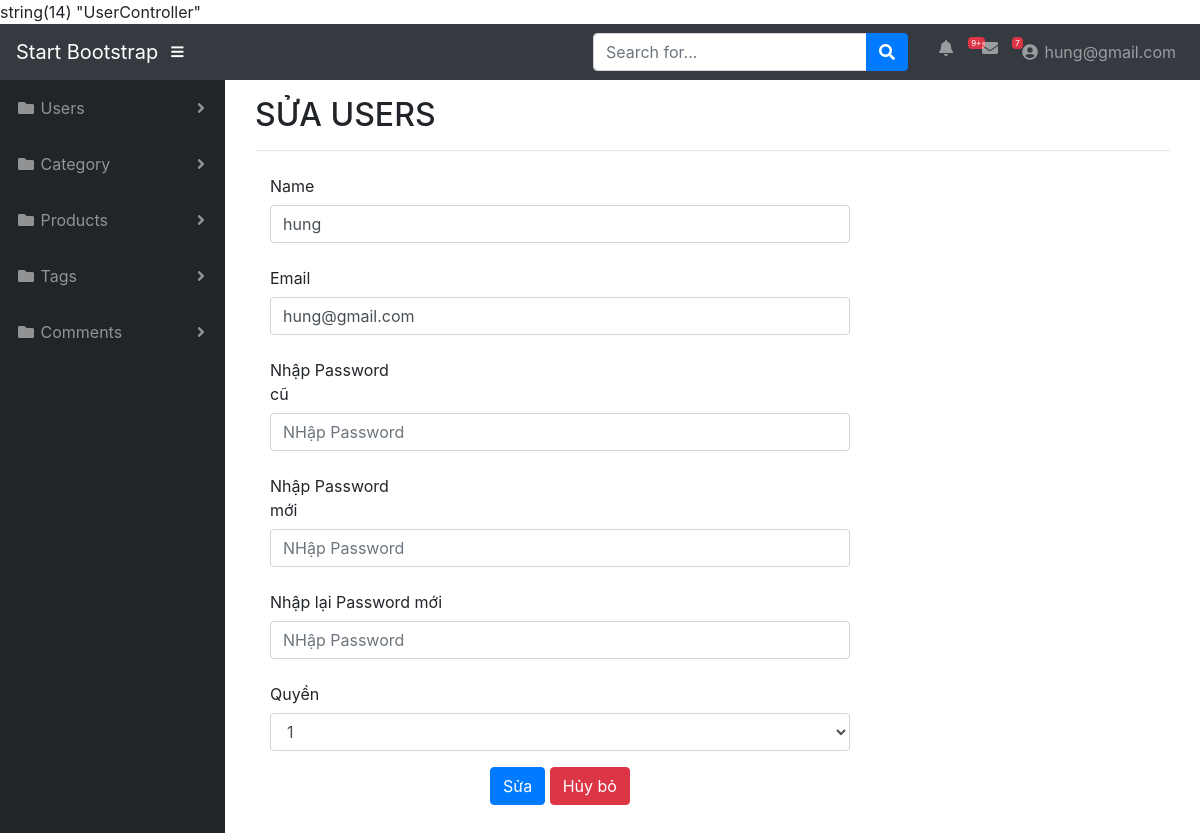
The page /index?controllers=User&action=edit&id=1 (signed in) on the database its author committed.
### tables this page shows
CREATE TABLE IF NOT EXISTS `users` (
  `id` int(11) NOT NULL AUTO_INCREMENT,
  `name` varchar(50) NOT NULL,
  `email` varchar(50) NOT NULL,
  `password` varchar(50) NOT NULL,
  `level` int(11) NOT NULL,
  `created_at` timestamp NOT NULL DEFAULT CURRENT_TIMESTAMP,
  `updated_at` timestamp NOT NULL DEFAULT CURRENT_TIMESTAMP,
  PRIMARY KEY (`id`)
);

### controllers/UserController.php (called while the page is built, shortened)
<?php
require_once 'models/UserModel.php';
class UserController{
	public function edit() {
		$id = $_GET['id'];
		$UserModel = new UserModel();
		$user = $UserModel->getuserById($id);
		require_once 'views/admin/user/edit.php';
	}
}

### index.php (called while the page is built, shortened)
<?php
include 'Helpers/loadFile.php';
?>

### config/db.php (called while the page is built, shortened)
<?php
class Database{
    private static $dns='mysql:host=localhost;dbname=mvc_project2;charset=utf8';
    private static $username='root';
    private static $password='';
    public $conn = ' ';
    public function connect()
    {
        try {
            $this->conn = new PDO(self::$dns,self::$username,self::$password);
        } catch (PDOException $e) {
            echo "KẾt nối thất bại: " . $e->getMessage();
        }
        return $this->conn;
    }
}
?>

### models/UserModel.php (called while the page is built, shortened)
<?php
require_once 'config/db.php';
class UserModel extends Database{
	public function getUserById($id) {
		$querySelect = $this->conn->prepare("SELECT * FROM users WHERE id=:id");
		$querySelect ->bindParam(':id',$id);
		$querySelect ->execute();
		$user = $querySelect->fetchAll(PDO::FETCH_ASSOC);
		return $user[0];
	}
}
?>

### views/admin/user/edit.php (the view, shortened to what this page needs)
<?php
include 'views/admin/layout/header.php';
?>
<div id="wrapper">
	<?php
	include 'views/admin/layout/sidebar.php';
	?>
	<div id="content-wrapper">
		<div class="container">
			<div class="col-sm-12">
				<h2 class="">SỬA USERS</h2>
				<hr>
				<form method="post" class="form-horizontal">
					<div class="form-group ">
						<label for="example-text-input" class="col-sm-2 col-form-label">Name</label>
						<div class="col-sm-8">
							<input class="form-control" type="text" value="<?php echo $user['name']; ?>" id="example-text-input" name="name" placeholder="NHập Tên usres">
						</div>
					</div>
					<div class="form-group ">
						<label for="example-text-input" class="col-sm-2 col-form-label">Email</label>
						<div class="col-sm-8">
							<input class="form-control" type="email" value="<?php echo $user['email']; ?>" id="example-text-input" name="email" placeholder="NHập email">
						</div>
					</div>
					<div class="form-group ">
						<label for="example-text-input" class="col-sm-2 col-form-label">Nhập Password cũ</label>
						<div class="col-sm-8">
							<input class="form-control" type="Password" value="" id="example-text-input" name="password" placeholder="NHập Password">
						</div>
					</div>
					<div class="form-group ">
						<label for="example-text-input" class="col-sm-2 col-form-label">Nhập Password mới</label>
						<div class="col-sm-8">
							<input class="form-control" type="Password" value="" id="example-text-input" name="de_password" placeholder="NHập Password">
						</div>
					</div>
					<div class="form-group ">
						<label for="example-text-input" class="col-sm-3 col-form-label">Nhập lại Password mới</label>
						<div class="col-sm-8">
							<input class="form-control" type="Password" value="" id="example-text-input" name="ag_password" placeholder="NHập Password">
						</div>
					</div>
					<div class="form-group ">
						<label for="example-text-input" class="col-sm-2 col-form-label">Quyền</label>
						<div class="col-sm-8">
							<select class="form-control input-width" name="level">
								<option value="1"<?php  if($user['level']=='1') echo 'selected'; ?>>1</option>
							</select>
						</div>
					</div>
					<div class="form-group text-center">
						<div class="col-sm-8">
							<button type="submit" name="submit" value="" class="btn btn-primary">Sửa</button>
							<a href="#" class="btn btn-danger">Hủy bỏ</a>
						</div>
					</div>
				</form>
			</div>
		</div>
	</div>
</div>
<?php
include 'views/admin/layout/footer.php';
?>

### rows shown on the page
users: name "hung", email "hung@gmail.com", level "1"

### other values the page prints
$_SESSION['email'] "hung@gmail.com"
